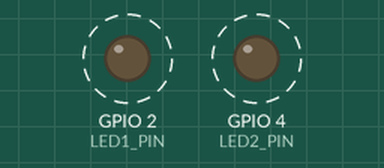
Simulated run of this sketch. Board: ESP32. On the bench: output pins drawn as LEDs (lit = HIGH). Dashed ring = blinking.

Above: at 0.05 s.
Timing chart, 0 to 3.0 s (numbered marks = the images above):
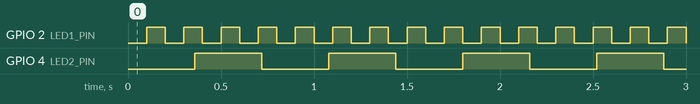

Measured:
- by itself, GPIO 2 (LED1_PIN): alternates HIGH for 0.10 s and LOW for 0.10 s
- by itself, GPIO 4 (LED2_PIN): alternates HIGH for 0.36 s and LOW for 0.36 s

The sketch:

T1_Dual_Blink.ino
```cpp
#include <Arduino.h>

// ---------- Pins ----------
#define LED1_PIN      2             // LED1 + 150 ohm resistor to GND
#define LED2_PIN      4             // LED2 + 150 ohm resistor to GND

// ---------- Timing (timers count in microseconds) ----------
#define TIMER_HZ      1000000       // 1 MHz: 1 count = 1 us
#define LED1_TOGGLE_US 100000       // LED1 toggles every 100 ms
#define LED2_TOGGLE_US 360000       // LED2 toggles every 360 ms

hw_timer_t *timer1 = NULL;
hw_timer_t *timer2 = NULL;

volatile bool led1On = false;       // changed only by the ISRs
volatile bool led2On = false;

void IRAM_ATTR onTimer1() {         // every 100 ms
  led1On = !led1On;
  digitalWrite(LED1_PIN, led1On);
}

void IRAM_ATTR onTimer2() {         // every 360 ms
  led2On = !led2On;
  digitalWrite(LED2_PIN, led2On);
}

void setup() {
  pinMode(LED1_PIN, OUTPUT);
  pinMode(LED2_PIN, OUTPUT);

  timer1 = timerBegin(TIMER_HZ);                   // one hardware timer per LED
  timerAttachInterrupt(timer1, &onTimer1);
  timerAlarm(timer1, LED1_TOGGLE_US, true, 0);     // auto-reload: repeats forever

  timer2 = timerBegin(TIMER_HZ);
  timerAttachInterrupt(timer2, &onTimer2);
  timerAlarm(timer2, LED2_TOGGLE_US, true, 0);
}

void loop() {
  // free for the "critical tasks": the hardware timers toggle the LEDs
}
```
